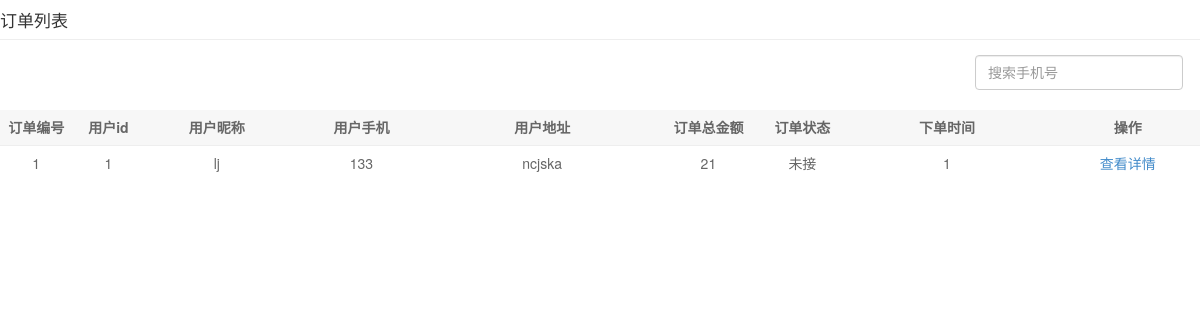
The page /admin/searchOrder.php on the database as committed earlier.
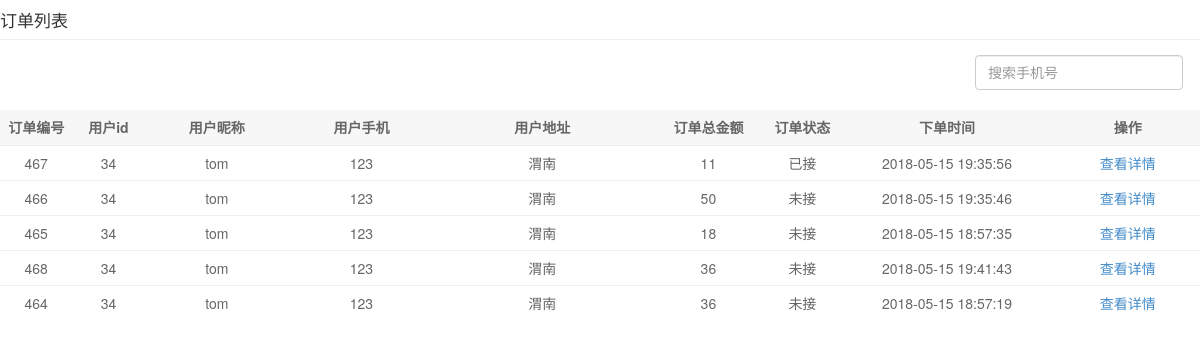
The same page on the database as committed later.
### tables this page shows
CREATE TABLE `orderlist` (
  `order_id` int(11) NOT NULL,
  `user_id` int(11) NOT NULL,
  `user_name` varchar(30) NOT NULL,
  `user_phone` varchar(20) NOT NULL,
  `user_address` varchar(80) NOT NULL,
  `order_amount` decimal(10,0) NOT NULL,
  `order_status` varchar(10) NOT NULL,
  `create_time` datetime NOT NULL
);

### admin/searchOrder.php (the view, shortened to what this page needs)
<?php
    $conn = mysqli_connect('localhost', 'root' ,'' , 'makeorder');
    mysqli_query($conn,"set names utf8");
    $result=mysqli_query($conn,"select * from orderlist");
    $rows = [];
    while($row = mysqli_fetch_assoc($result)){
        $rows[] = $row;
    }
?>
<!doctype html>
<html>
<head>
<link rel="stylesheet" href="style/bootstrap-admin.css">
<link rel="stylesheet" href="style/product.css">
</head>
<body>
<span class="main-title">订单列表</span>
<div class="details">
    <div class="details_operation clearfix">
            <div class="fr">
                <div class="text" style="margin-right: 3rem;">
                    <span>
                        <input type="text" value="" placeholder="搜索手机号" class="search form-control"  id="searchPhone" onkeypress="searchPhone()" >
                    </span>
                </div>
            </div>
    </div>
    <table class="table  table-hover">
        <thead>
            <tr>
                <th width="5%">订单编号</th>
                <th width="5%">用户id</th>
                <th width="10%">用户昵称</th>
                <th width="10%">用户手机</th>
                <th width="15%">用户地址</th>
                <th width="8%">订单总金额</th>
                <th width="5%">订单状态</th>
                <th width="15%">下单时间</th>
                <th width="10%">操作</th>
            </tr>
        </thead>
    <tbody>
    <?php foreach($rows as $key=>$row):?>
        <tr align="center">
            <td><?php echo $row['order_id'];?></td>
            <td><?php echo $row['user_id'];?></td>
            <td><?php echo $row['user_name'];?></td>
            <td><?php echo $row['user_phone'];?></td>
            <td><?php echo $row['user_address'];?></td>
            <td><?php echo $row['order_amount'];?></td>
            <td><?php echo $row['order_status']==1?"已接":"未接";?></td>
            <td><?php echo $row['create_time'];?></td>
            <td align="center"><a class="btn btn-link"  onclick="orderDetail(<?=$row['order_id']?>,<?=$row['order_status']?>)">查看详情</a>
            </td>
        </tr>
        <?php  endforeach;?>
    </tbody>
    </table>
</div>
</body>
</html>

### admin/style/product.css (style rules this page uses)
* { margin:0; padding:0; }
html { width: 100%; height: 100%; }
tr { height: 3.5rem; line-height: 3.5rem; }
td { text-overflow:ellipsis; overflow:hidden; white-space: nowrap; }
.main-title { display: inline-block; width: 100%; height: 4rem; line-height: 4rem; border-bottom: 1px solid #EEEEEE; font-size: 17px; }
table { margin-top: 2rem; }
td { color:#666666; }
input { border: none; outline: none; }
input[type='text'] { display: inline-block; margin-left: 1.3rem; background: none; height: 3.5rem; line-height: 3.5rem; }
.fr { margin-top: 1.5rem; float: right; }
thead { color: #666666; background-color: #F7F7F7; border-bottom: 1px solid #EEEEEE; }

Rows that differ between the two databases and show on the page:
removed orderlist: order_id "1", user "1", user_name "lj", user_phone "133", user_address "ncjska", order_amount "21", order_status "未接", create_time "1"
added orderlist: order_id "467", user "34", user_name "tom", user_phone "123", user_address "渭南", order_amount "11", order_status "已接", create_time "2018-05-15 19:35:56"
added orderlist: order_id "466", user "34", user_name "tom", user_phone "123", user_address "渭南", order_amount "50", order_status "未接", create_time "2018-05-15 19:35:46"
added orderlist: order_id "465", user "34", user_name "tom", user_phone "123", user_address "渭南", order_amount "18", order_status "未接", create_time "2018-05-15 18:57:35"
added orderlist: order_id "468", user "34", user_name "tom", user_phone "123", user_address "渭南", order_amount "36", order_status "未接", create_time "2018-05-15 19:41:43"
added orderlist: order_id "464", user "34", user_name "tom", user_phone "123", user_address "渭南", order_amount "36", order_status "未接", create_time "2018-05-15 18:57:19"
